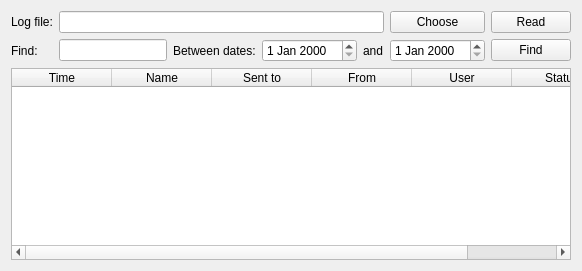
      <widget class="QWidget" name="page_3">
       <layout class="QVBoxLayout" name="verticalLayout_5">
        <item>
         <layout class="QGridLayout" name="gridLayout_4">
          <property name="topMargin">
           <number>0</number>
          </property>
          <property name="bottomMargin">
           <number>0</number>
          </property>
          <item row="0" column="0">
           <widget class="QLabel" name="label_6">
            <property name="text">
             <string>Log file:</string>
            </property>
           </widget>
          </item>
          <item row="2" column="0">
           <widget class="QLabel" name="label_14">
            <property name="text">
             <string>Find:</string>
            </property>
           </widget>
          </item>
          <item row="2" column="2">
           <widget class="QLabel" name="label_10">
            <property name="text">
             <string>Between dates:</string>
            </property>
           </widget>
          </item>
          <item row="2" column="3">
           <widget class="QDateEdit" name="date_from"/>
          </item>
          <item row="2" column="1">
           <widget class="QLineEdit" name="query"/>
          </item>
          <item row="2" column="4">
           <widget class="QLabel" name="label_18">
            <property name="text">
             <string>and</string>
            </property>
           </widget>
          </item>
          <item row="2" column="5">
           <widget class="QDateEdit" name="date_to"/>
          </item>
          <item row="2" column="6">
           <widget class="QPushButton" name="find">
            <property name="text">
             <string>Find</string>
            </property>
           </widget>
          </item>
          <item row="0" column="6">
           <widget class="QPushButton" name="read_log">
            <property name="text">
             <string>Read</string>
            </property>
           </widget>
          </item>
          <item row="0" column="5">
           <widget class="QPushButton" name="choose_log">
            <property name="text">
             <string>Choose</string>
            </property>
           </widget>
          </item>
          <item row="0" column="1" colspan="4">
           <widget class="QLineEdit" name="logpath"/>
          </item>
         </layout>
        </item>
        <item>
         <widget class="QTableWidget" name="tableWidget_3">
          <column>
           <property name="text">
            <string>Time</string>
           </property>
          </column>
          <column>
           <property name="text">
            <string>Name</string>
           </property>
          </column>
          <column>
           <property name="text">
            <string>Sent to</string>
           </property>
          </column>
          <column>
           <property name="text">
            <string>From</string>
           </property>
          </column>
          <column>
           <property name="text">
            <string>User</string>
           </property>
          </column>
          <column>
           <property name="text">
            <string>Status</string>
           </property>
          </column>
         </widget>
        </item>
       </layout>
      </widget>
